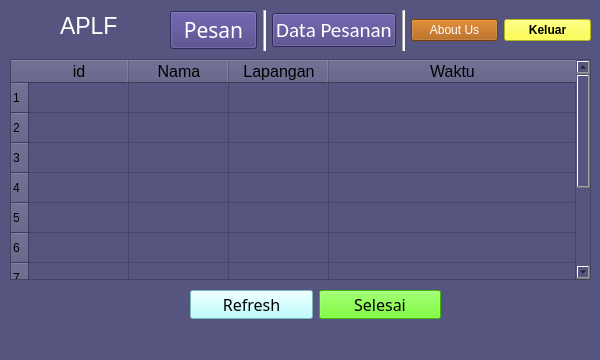
<?xml version="1.0" encoding="UTF-8"?>
<ui version="4.0">
 <class>home</class>
 <widget class="QMainWindow" name="home">
  <property name="geometry">
   <rect>
    <x>0</x>
    <y>0</y>
    <width>600</width>
    <height>360</height>
   </rect>
  </property>
  <property name="windowTitle">
   <string>MainWindow</string>
  </property>
  <property name="styleSheet">
   <string notr="true">background-color: #55557f;</string>
  </property>
  <widget class="QWidget" name="centralwidget">
   <widget class="QWidget" name="horizontalLayoutWidget">
    <property name="geometry">
     <rect>
      <x>170</x>
      <y>10</y>
      <width>421</width>
      <height>41</height>
     </rect>
    </property>
    <layout class="QHBoxLayout" name="horizontalLayout_2">
     <item>
      <widget class="QPushButton" name="btnPelaporan_2">
       <property name="font">
        <font>
         <family>Calibri Light</family>
         <pointsize>16</pointsize>
         <weight>50</weight>
         <bold>false</bold>
        </font>
       </property>
       <property name="styleSheet">
        <string notr="true">color:white;
background: #453a7f;</string>
       </property>
       <property name="text">
        <string>Pesan</string>
       </property>
       <property name="icon">
        <iconset>
         <normaloff>img/Mintb iOs/021-cursor.png</normaloff>img/Mintb iOs/021-cursor.png</iconset>
       </property>
      </widget>
     </item>
     <item>
      <widget class="Line" name="line">
       <property name="styleSheet">
        <string notr="true">background-color:white;</string>
       </property>
       <property name="orientation">
        <enum>Qt::Vertical</enum>
       </property>
      </widget>
     </item>
     <item>
      <widget class="QPushButton" name="btnDPemesanan">
       <property name="font">
        <font>
         <family>Calibri</family>
         <pointsize>16</pointsize>
        </font>
       </property>
       <property name="styleSheet">
        <string notr="true">color:white;
background: #453a7f;</string>
       </property>
       <property name="text">
        <string>Data Pesanan</string>
       </property>
       <property name="icon">
        <iconset>
         <normaloff>img/Mintb iOs/022-list.png</normaloff>img/Mintb iOs/022-list.png</iconset>
       </property>
      </widget>
     </item>
     <item>
      <widget class="Line" name="line_3">
       <property name="styleSheet">
        <string notr="true">background-color:white;</string>
       </property>
       <property name="orientation">
        <enum>Qt::Vertical</enum>
       </property>
      </widget>
     </item>
     <item>
      <widget class="QPushButton" name="btnAboutUs">
       <property name="font">
        <font>
         <family>Segoe UI</family>
        </font>
       </property>
       <property name="styleSheet">
        <string notr="true">background:#aa5500;color:white;</string>
       </property>
       <property name="text">
        <string>About Us</string>
       </property>
       <property name="icon">
        <iconset>
         <normaloff>img/Mintb iOs/034-users.png</normaloff>img/Mintb iOs/034-users.png</iconset>
       </property>
      </widget>
     </item>
     <item>
      <widget class="QPushButton" name="logOut">
       <property name="font">
        <font>
         <family>Segoe UI</family>
         <weight>75</weight>
         <bold>true</bold>
        </font>
       </property>
       <property name="styleSheet">
        <string notr="true">background: #fcff21;</string>
       </property>
       <property name="text">
        <string>Keluar</string>
       </property>
      </widget>
     </item>
    </layout>
   </widget>
   <widget class="QWidget" name="verticalLayoutWidget">
    <property name="geometry">
     <rect>
      <x>10</x>
      <y>59</y>
      <width>581</width>
      <height>221</height>
     </rect>
    </property>
    <layout class="QVBoxLayout" name="verticalLayout_2">
     <item>
      <widget class="QTableWidget" name="tableWidget">
       <property name="font">
        <font>
         <pointsize>10</pointsize>
        </font>
       </property>
       <property name="rowCount">
        <number>10</number>
       </property>
       <property name="columnCount">
        <number>4</number>
       </property>
       <attribute name="horizontalHeaderStretchLastSection">
        <bool>true</bool>
       </attribute>
       <attribute name="verticalHeaderStretchLastSection">
        <bool>false</bool>
       </attribute>
       <row/>
       <row/>
       <row/>
       <row/>
       <row/>
       <row/>
       <row/>
       <row/>
       <row/>
       <row/>
       <column>
        <property name="text">
         <string>id</string>
        </property>
        <property name="font">
         <font>
          <family>Segoe UI</family>
          <pointsize>12</pointsize>
         </font>
        </property>
       </column>
       <column>
        <property name="text">
         <string>Nama</string>
        </property>
        <property name="font">
         <font>
          <family>Segoe UI</family>
          <pointsize>12</pointsize>
         </font>
        </property>
       </column>
       <column>
        <property name="text">
         <string>Lapangan</string>
        </property>
        <property name="font">
         <font>
          <family>Segoe UI</family>
          <pointsize>12</pointsize>
         </font>
        </property>
       </column>
       <column>
        <property name="text">
         <string>Waktu</string>
        </property>
        <property name="font">
         <font>
          <pointsize>12</pointsize>
         </font>
        </property>
       </column>
      </widget>
     </item>
    </layout>
   </widget>
   <widget class="QWidget" name="horizontalLayoutWidget_2">
    <property name="geometry">
     <rect>
      <x>190</x>
      <y>290</y>
      <width>251</width>
      <height>29</height>
     </rect>
    </property>
    <layout class="QHBoxLayout" name="horizontalLayout_3">
     <item>
      <widget class="QPushButton" name="btnRefresh">
       <property name="font">
        <font>
         <family>Calibri Light</family>
         <pointsize>12</pointsize>
         <weight>50</weight>
         <bold>false</bold>
        </font>
       </property>
       <property name="styleSheet">
        <string notr="true">background: #aaffff;</string>
       </property>
       <property name="text">
        <string>Refresh</string>
       </property>
       <property name="icon">
        <iconset>
         <normaloff>img/Mintb iOs/014-refresh.png</normaloff>img/Mintb iOs/014-refresh.png</iconset>
       </property>
      </widget>
     </item>
     <item>
      <widget class="QPushButton" name="btnSelesai">
       <property name="font">
        <font>
         <family>Calibri Light</family>
         <pointsize>12</pointsize>
        </font>
       </property>
       <property name="styleSheet">
        <string notr="true">background: #55ff00;</string>
       </property>
       <property name="text">
        <string>Selesai</string>
       </property>
       <property name="icon">
        <iconset>
         <normaloff>img/Mintb iOs/036-check.png</normaloff>img/Mintb iOs/036-check.png</iconset>
       </property>
      </widget>
     </item>
    </layout>
   </widget>
   <widget class="QLabel" name="label">
    <property name="geometry">
     <rect>
      <x>10</x>
      <y>10</y>
      <width>41</width>
      <height>41</height>
     </rect>
    </property>
    <property name="text">
     <string/>
    </property>
    <property name="pixmap">
     <pixmap>img/bola.png</pixmap>
    </property>
    <property name="scaledContents">
     <bool>true</bool>
    </property>
   </widget>
   <widget class="QLabel" name="label_2">
    <property name="geometry">
     <rect>
      <x>60</x>
      <y>10</y>
      <width>61</width>
      <height>31</height>
     </rect>
    </property>
    <property name="font">
     <font>
      <family>Segoe UI</family>
      <pointsize>17</pointsize>
     </font>
    </property>
    <property name="styleSheet">
     <string notr="true">color:white;</string>
    </property>
    <property name="text">
     <string>APLF</string>
    </property>
   </widget>
  </widget>
  <widget class="QStatusBar" name="statusbar"/>
 </widget>
 <resources/>
 <connections/>
</ui>
